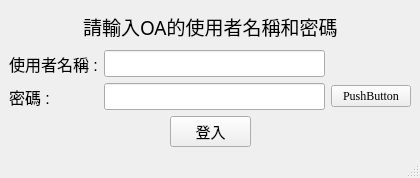
<?xml version="1.0" encoding="UTF-8"?>
<ui version="4.0">
 <class>MainWindow</class>
 <widget class="QMainWindow" name="MainWindow">
  <property name="geometry">
   <rect>
    <x>0</x>
    <y>0</y>
    <width>420</width>
    <height>178</height>
   </rect>
  </property>
  <property name="font">
   <font>
    <family>Times New Roman</family>
   </font>
  </property>
  <property name="windowTitle">
   <string>Login</string>
  </property>
  <widget class="QWidget" name="centralwidget">
   <layout class="QGridLayout" name="gridLayout_3">
    <item row="0" column="0">
     <layout class="QGridLayout" name="gridLayout_2">
      <item row="1" column="0" colspan="5">
       <layout class="QGridLayout" name="gridLayout">
        <item row="1" column="0">
         <widget class="QLabel" name="password">
          <property name="font">
           <font>
            <family>Arial</family>
            <pointsize>12</pointsize>
           </font>
          </property>
          <property name="text">
           <string>密碼 :</string>
          </property>
         </widget>
        </item>
        <item row="0" column="1">
         <widget class="QLineEdit" name="user_input">
          <property name="sizePolicy">
           <sizepolicy hsizetype="Expanding" vsizetype="Maximum">
            <horstretch>0</horstretch>
            <verstretch>0</verstretch>
           </sizepolicy>
          </property>
          <property name="font">
           <font>
            <family>Times New Roman</family>
            <pointsize>12</pointsize>
            <bold>true</bold>
           </font>
          </property>
         </widget>
        </item>
        <item row="1" column="1">
         <widget class="QLineEdit" name="password_input">
          <property name="font">
           <font>
            <family>Times New Roman</family>
            <pointsize>12</pointsize>
           </font>
          </property>
         </widget>
        </item>
        <item row="0" column="0">
         <widget class="QLabel" name="username">
          <property name="font">
           <font>
            <family>Arial</family>
            <pointsize>12</pointsize>
           </font>
          </property>
          <property name="text">
           <string>使用者名稱 :</string>
          </property>
         </widget>
        </item>
        <item row="1" column="2">
         <widget class="QPushButton" name="pushButton">
          <property name="layoutDirection">
           <enum>Qt::LeftToRight</enum>
          </property>
          <property name="text">
           <string>PushButton</string>
          </property>
         </widget>
        </item>
       </layout>
      </item>
      <item row="2" column="2">
       <widget class="QPushButton" name="login_btm">
        <property name="font">
         <font>
          <family>Arial</family>
          <pointsize>11</pointsize>
         </font>
        </property>
        <property name="text">
         <string>登入</string>
        </property>
       </widget>
      </item>
      <item row="0" column="1" colspan="3">
       <widget class="QLabel" name="label">
        <property name="font">
         <font>
          <family>標楷體</family>
          <pointsize>14</pointsize>
         </font>
        </property>
        <property name="text">
         <string>請輸入OA的使用者名稱和密碼</string>
        </property>
       </widget>
      </item>
      <item row="2" column="0" colspan="2">
       <spacer name="horizontalSpacer">
        <property name="orientation">
         <enum>Qt::Horizontal</enum>
        </property>
        <property name="sizeHint" stdset="0">
         <size>
          <width>88</width>
          <height>20</height>
         </size>
        </property>
       </spacer>
      </item>
      <item row="2" column="3" colspan="2">
       <spacer name="horizontalSpacer_2">
        <property name="orientation">
         <enum>Qt::Horizontal</enum>
        </property>
        <property name="sizeHint" stdset="0">
         <size>
          <width>88</width>
          <height>20</height>
         </size>
        </property>
       </spacer>
      </item>
      <item row="0" column="4">
       <spacer name="horizontalSpacer_4">
        <property name="orientation">
         <enum>Qt::Horizontal</enum>
        </property>
        <property name="sizeHint" stdset="0">
         <size>
          <width>40</width>
          <height>20</height>
         </size>
        </property>
       </spacer>
      </item>
      <item row="0" column="0">
       <spacer name="horizontalSpacer_3">
        <property name="orientation">
         <enum>Qt::Horizontal</enum>
        </property>
        <property name="sizeHint" stdset="0">
         <size>
          <width>40</width>
          <height>20</height>
         </size>
        </property>
       </spacer>
      </item>
     </layout>
    </item>
   </layout>
  </widget>
  <widget class="QMenuBar" name="menubar">
   <property name="geometry">
    <rect>
     <x>0</x>
     <y>0</y>
     <width>420</width>
     <height>20</height>
    </rect>
   </property>
  </widget>
  <widget class="QStatusBar" name="statusbar"/>
 </widget>
 <resources/>
 <connections/>
</ui>
